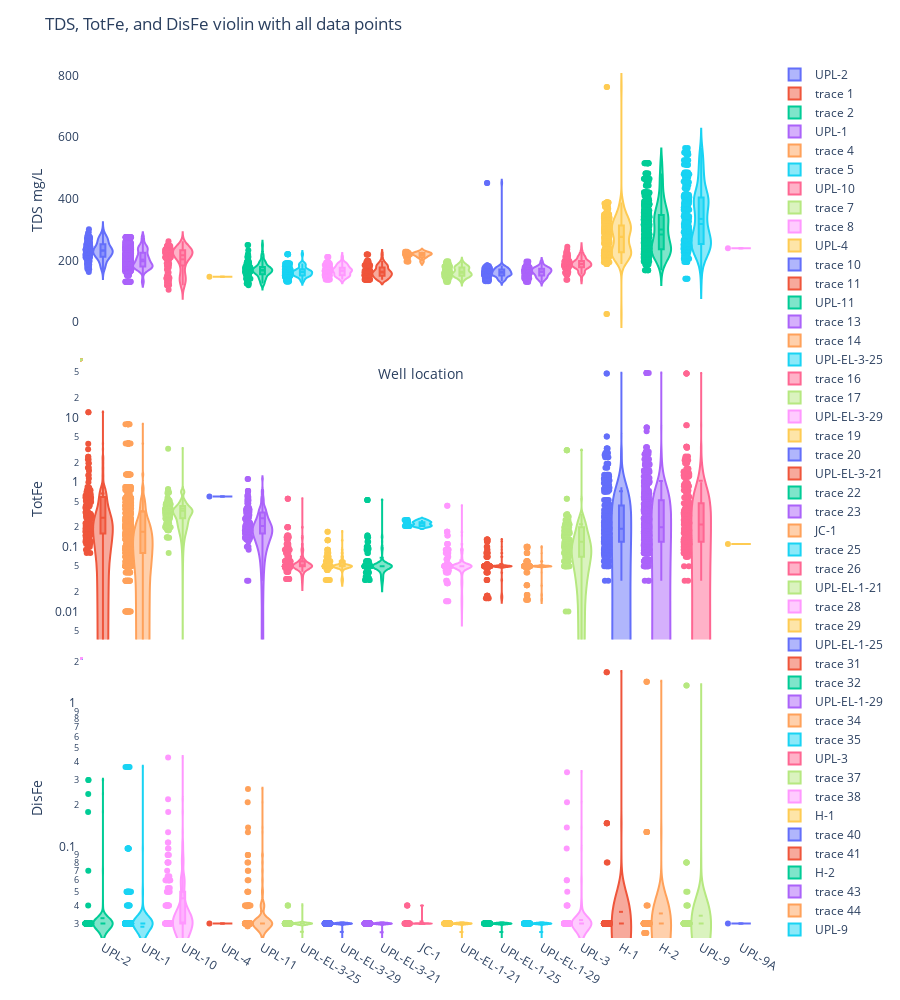

The cell this chart's notebook holds for it:
### Markdown cell above
### Create a violin and bar plot for each SiteID

### Code cell
dfn = dfflat[dfflat['Analyte'] == "TDS"].sort_values('No') # Subset df only TDS and sort by site number (No)
dfo = dfflat[dfflat['Analyte'] == "TotFe"].sort_values('No') # Subset df only TotFe and sort by site number (No).
dfp = dfflat[dfflat['Analyte'] == "DisFe"].sort_values('No') # Subset df only DisFe and sort by site number (No)
dsite = dfn['SiteID'].unique() # get unique SiteIDs list

fig = make_subplots(rows=3, cols=1, shared_xaxes=True, vertical_spacing=0.02) # plot with several subplots
for h in dsite:
    fig.add_trace(go.Violin(x=dfn['SiteID'][dfn['SiteID'] == h],
                            y=dfn['Result'][dfn['SiteID'] == h],
                            name=h, points='all', box_visible=True, meanline_visible=True), row=1, col=1)
    
    fig.add_trace(go.Violin(x=dfo['SiteID'][dfo['SiteID'] == h],
                            y=dfo['Result'][dfo['SiteID'] == h],
                            points='all', box_visible=True, meanline_visible=True), row=2, col=1)
    
    fig.add_trace(go.Violin(x=dfp['SiteID'][dfp['SiteID'] == h],
                            y=dfp['Result'][dfp['SiteID'] == h],
                            points='all', box_visible=True, meanline_visible=True), row=3, col=1)

    fig.update_yaxes(title_text="TDS mg/L", row=1, col=1)
    fig.update_yaxes(title_text="TotFe", type="log", row=2, col=1)
    fig.update_yaxes(title_text="DisFe", type="log", row=3, col=1)
    fig.update_layout(title_text='TDS, TotFe, and DisFe violin with all data points',
                      xaxis_showgrid=True, xaxis_zeroline=True,
                      height=800, margin= {'t': 60, 'b': 20},
                      plot_bgcolor='white')
    
fig.show()

### Figure 1 — Plotly figure (JSON) as saved in the notebook; plotly's stock layout.template omitted (floating-point values rounded to 4 significant figures; data arrays with more than 128 entries replaced by an {"elided": "..."} marker saying what was removed)
{"data": [{"box": {"visible": true}, "meanline": {"visible": true}, "name": "UPL-2", "points": "all", "type": "violin", "x": {"elided": "142 str values"}, "xaxis": "x", "y": {"elided": "142 float values"}, "yaxis": "y"}, {"box": {"visible": true}, "meanline": {"visible": true}, "points": "all", "type": "violin", "x": {"elided": "142 str values"}, "xaxis": "x2", "y": {"elided": "142 float values"}, "yaxis": "y2"}, {"box": {"visible": true}, "meanline": {"visible": true}, "points": "all", "type": "violin", "x": {"elided": "142 str values"}, "xaxis": "x3", "y": {"elided": "142 float values"}, "yaxis": "y3"}, {"box": {"visible": true}, "meanline": {"visible": true}, "name": "UPL-1", "points": "all", "type": "violin", "x": {"elided": "988 str values"}, "xaxis": "x", "y": {"elided": "988 float values"}, "yaxis": "y"}, {"box": {"visible": true}, "meanline": {"visible": true}, "points": "all", "type": "violin", "x": {"elided": "988 str values"}, "xaxis": "x2", "y": {"elided": "988 float values"}, "yaxis": "y2"}, {"box": {"visible": true}, "meanline": {"visible": true}, "points": "all", "type": "violin", "x": {"elided": "988 str values"}, "xaxis": "x3", "y": {"elided": "988 float values"}, "yaxis": "y3"}, {"box": {"visible": true}, "meanline": {"visible": true}, "name": "UPL-10", "points": "all", "type": "violin", "x": {"elided": "129 str values"}, "xaxis": "x", "y": {"elided": "129 float values"}, "yaxis": "y"}, {"box": {"visible": true}, "meanline": {"visible": true}, "points": "all", "type": "violin", "x": {"elided": "129 str values"}, "xaxis": "x2", "y": {"elided": "129 float values"}, "yaxis": "y2"}, {"box": {"visible": true}, "meanline": {"visible": true}, "points": "all", "type": "violin", "x": {"elided": "129 str values"}, "xaxis": "x3", "y": {"elided": "129 float values"}, "yaxis": "y3"}, {"box": {"visible": true}, "meanline": {"visible": true}, "name": "UPL-4", "points": "all", "type": "violin", "x": ["UPL-4"], "xaxis": "x", "y": [147], "yaxis": "y"}, {"box": {"visible": true}, "meanline": {"visible": true}, "points": "all", "type": "violin", "x": ["UPL-4"], "xaxis": "x2", "y": [0.6], "yaxis": "y2"}, {"box": {"visible": true}, "meanline": {"visible": true}, "points": "all", "type": "violin", "x": ["UPL-4"], "xaxis": "x3", "y": [0.03], "yaxis": "y3"}, {"box": {"visible": true}, "meanline": {"visible": true}, "name": "UPL-11", "points": "all", "type": "violin", "x": {"elided": "132 str values"}, "xaxis": "x", "y": {"elided": "132 float values"}, "yaxis": "y"}, {"box": {"visible": true}, "meanline": {"visible": true}, "points": "all", "type": "violin", "x": {"elided": "132 str values"}, "xaxis": "x2", "y": {"elided": "132 float values"}, "yaxis": "y2"}, {"box": {"visible": true}, "meanline": {"visible": true}, "points": "all", "type": "violin", "x": {"elided": "132 str values"}, "xaxis": "x3", "y": {"elided": "132 float values"}, "yaxis": "y3"}, {"box": {"visible": true}, "meanline": {"visible": true}, "name": "UPL-EL-3-25", "points": "all", "type": "violin", "x": {"elided": "248 str values"}, "xaxis": "x", "y": {"elided": "248 float values"}, "yaxis": "y"}, {"box": {"visible": true}, "meanline": {"visible": true}, "points": "all", "type": "violin", "x": {"elided": "248 str values"}, "xaxis": "x2", "y": {"elided": "248 float values"}, "yaxis": "y2"}, {"box": {"visible": true}, "meanline": {"visible": true}, "points": "all", "type": "violin", "x": {"elided": "248 str values"}, "xaxis": "x3", "y": {"elided": "248 float values"}, "yaxis": "y3"}, {"box": {"visible": true}, "meanline": {"visible": true}, "name": "UPL-EL-3-29", "points": "all", "type": "violin", "x": {"elided": "166 str values"}, "xaxis": "x", "y": {"elided": "166 float values"}, "yaxis": "y"}, {"box": {"visible": true}, "meanline": {"visible": true}, "points": "all", "type": "violin", "x": {"elided": "166 str values"}, "xaxis": "x2", "y": {"elided": "166 float values"}, "yaxis": "y2"}, {"box": {"visible": true}, "meanline": {"visible": true}, "points": "all", "type": "violin", "x": {"elided": "166 str values"}, "xaxis": "x3", "y": {"elided": "166 float values"}, "yaxis": "y3"}, {"box": {"visible": true}, "meanline": {"visible": true}, "name": "UPL-EL-3-21", "points": "all", "type": "violin", "x": {"elided": "170 str values"}, "xaxis": "x", "y": {"elided": "170 float values"}, "yaxis": "y"}, {"box": {"visible": true}, "meanline": {"visible": true}, "points": "all", "type": "violin", "x": {"elided": "170 str values"}, "xaxis": "x2", "y": {"elided": "170 float values"}, "yaxis": "y2"}, {"box": {"visible": true}, "meanline": {"visible": true}, "points": "all", "type": "violin", "x": {"elided": "170 str values"}, "xaxis": "x3", "y": {"elided": "170 float values"}, "yaxis": "y3"}, {"box": {"visible": true}, "meanline": {"visible": true}, "name": "JC-1", "points": "all", "type": "violin", "x": ["JC-1", "JC-1", "JC-1", "JC-1", "JC-1", "JC-1", "JC-1", "JC-1", "JC-1", "JC-1", "JC-1", "JC-1", "JC-1", "JC-1", "JC-1", "JC-1", "JC-1", "JC-1", "JC-1", "JC-1", "JC-1", "JC-1", "JC-1", "JC-1", "JC-1", "JC-1", "JC-1", "JC-1", "JC-1", "JC-1"], "xaxis": "x", "y": [210, 218, 218, 218, 219, 219, 224, 224, 224, 210, 210, 219, 228, 228, 210, 219, 210, 210, 196, 196, 219, 222, 196, 222, 225, 225, 228, 225, 219, 222], "yaxis": "y"}, {"box": {"visible": true}, "meanline": {"visible": true}, "points": "all", "type": "violin", "x": ["JC-1", "JC-1", "JC-1", "JC-1", "JC-1", "JC-1", "JC-1", "JC-1", "JC-1", "JC-1", "JC-1", "JC-1", "JC-1", "JC-1", "JC-1", "JC-1", "JC-1", "JC-1", "JC-1", "JC-1", "JC-1", "JC-1", "JC-1", "JC-1", "JC-1", "JC-1", "JC-1", "JC-1", "JC-1", "JC-1"], "xaxis": "x2", "y": [0.26, 0.26, 0.26, 0.26, 0.21, 0.21, 0.23, 0.23, 0.23, 0.21, 0.21, 0.21, 0.21, 0.21, 0.21, 0.24, 0.26, 0.26, 0.21, 0.21, 0.24, 0.24, 0.21, 0.24, 0.24, 0.24, 0.21, 0.24, 0.24, 0.24], "yaxis": "y2"}, {"box": {"visible": true}, "meanline": {"visible": true}, "points": "all", "type": "violin", "x": ["JC-1", "JC-1", "JC-1", "JC-1", "JC-1", "JC-1", "JC-1", "JC-1", "JC-1", "JC-1", "JC-1", "JC-1", "JC-1", "JC-1", "JC-1", "JC-1", "JC-1", "JC-1", "JC-1", "JC-1", "JC-1", "JC-1", "JC-1", "JC-1", "JC-1", "JC-1", "JC-1", "JC-1", "JC-1", "JC-1"], "xaxis": "x3", "y": [0.03, 0.03, 0.03, 0.03, 0.03, 0.03, 0.03, 0.03, 0.03, 0.03, 0.03, 0.03, 0.04, 0.04, 0.03, 0.03, 0.03, 0.03, 0.03, 0.03, 0.03, 0.03, 0.03, 0.03, 0.03, 0.03, 0.04, 0.03, 0.03, 0.03], "yaxis": "y3"}, {"box": {"visible": true}, "meanline": {"visible": true}, "name": "UPL-EL-1-21", "points": "all", "type": "violin", "x": {"elided": "170 str values"}, "xaxis": "x", "y": {"elided": "170 float values"}, "yaxis": "y"}, {"box": {"visible": true}, "meanline": {"visible": true}, "points": "all", "type": "violin", "x": {"elided": "170 str values"}, "xaxis": "x2", "y": {"elided": "170 float values"}, "yaxis": "y2"}, {"box": {"visible": true}, "meanline": {"visible": true}, "points": "all", "type": "violin", "x": {"elided": "170 str values"}, "xaxis": "x3", "y": {"elided": "170 float values"}, "yaxis": "y3"}, {"box": {"visible": true}, "meanline": {"visible": true}, "name": "UPL-EL-1-25", "points": "all", "type": "violin", "x": {"elided": "166 str values"}, "xaxis": "x", "y": {"elided": "166 float values"}, "yaxis": "y"}, {"box": {"visible": true}, "meanline": {"visible": true}, "points": "all", "type": "violin", "x": {"elided": "166 str values"}, "xaxis": "x2", "y": {"elided": "166 float values"}, "yaxis": "y2"}, {"box": {"visible": true}, "meanline": {"visible": true}, "points": "all", "type": "violin", "x": {"elided": "166 str values"}, "xaxis": "x3", "y": {"elided": "166 float values"}, "yaxis": "y3"}, {"box": {"visible": true}, "meanline": {"visible": true}, "name": "UPL-EL-1-29", "points": "all", "type": "violin", "x": {"elided": "166 str values"}, "xaxis": "x", "y": {"elided": "166 float values"}, "yaxis": "y"}, {"box": {"visible": true}, "meanline": {"visible": true}, "points": "all", "type": "violin", "x": {"elided": "166 str values"}, "xaxis": "x2", "y": {"elided": "166 float values"}, "yaxis": "y2"}, {"box": {"visible": true}, "meanline": {"visible": true}, "points": "all", "type": "violin", "x": {"elided": "166 str values"}, "xaxis": "x3", "y": {"elided": "166 float values"}, "yaxis": "y3"}, {"box": {"visible": true}, "meanline": {"visible": true}, "name": "UPL-3", "points": "all", "type": "violin", "x": {"elided": "142 str values"}, "xaxis": "x", "y": {"elided": "142 float values"}, "yaxis": "y"}, {"box": {"visible": true}, "meanline": {"visible": true}, "points": "all", "type": "violin", "x": {"elided": "142 str values"}, "xaxis": "x2", "y": {"elided": "142 float values"}, "yaxis": "y2"}, {"box": {"visible": true}, "meanline": {"visible": true}, "points": "all", "type": "violin", "x": {"elided": "142 str values"}, "xaxis": "x3", "y": {"elided": "142 float values"}, "yaxis": "y3"}, {"box": {"visible": true}, "meanline": {"visible": true}, "name": "H-1", "points": "all", "type": "violin", "x": {"elided": "362 str values"}, "xaxis": "x", "y": {"elided": "362 float values"}, "yaxis": "y"}, {"box": {"visible": true}, "meanline": {"visible": true}, "points": "all", "type": "violin", "x": {"elided": "360 str values"}, "xaxis": "x2", "y": {"elided": "360 float values"}, "yaxis": "y2"}, {"box": {"visible": true}, "meanline": {"visible": true}, "points": "all", "type": "violin", "x": {"elided": "360 str values"}, "xaxis": "x3", "y": {"elided": "360 float values"}, "yaxis": "y3"}, {"box": {"visible": true}, "meanline": {"visible": true}, "name": "H-2", "points": "all", "type": "violin", "x": {"elided": "528 str values"}, "xaxis": "x", "y": {"elided": "528 float values"}, "yaxis": "y"}, {"box": {"visible": true}, "meanline": {"visible": true}, "points": "all", "type": "violin", "x": {"elided": "528 str values"}, "xaxis": "x2", "y": {"elided": "528 float values"}, "yaxis": "y2"}, {"box": {"visible": true}, "meanline": {"visible": true}, "points": "all", "type": "violin", "x": {"elided": "528 str values"}, "xaxis": "x3", "y": {"elided": "528 float values"}, "yaxis": "y3"}, {"box": {"visible": true}, "meanline": {"visible": true}, "name": "UPL-9", "points": "all", "type": "violin", "x": {"elided": "351 str values"}, "xaxis": "x", "y": {"elided": "351 float values"}, "yaxis": "y"}, {"box": {"visible": true}, "meanline": {"visible": true}, "points": "all", "type": "violin", "x": {"elided": "351 str values"}, "xaxis": "x2", "y": {"elided": "351 float values"}, "yaxis": "y2"}, {"box": {"visible": true}, "meanline": {"visible": true}, "points": "all", "type": "violin", "x": {"elided": "351 str values"}, "xaxis": "x3", "y": {"elided": "351 float values"}, "yaxis": "y3"}, {"box": {"visible": true}, "meanline": {"visible": true}, "name": "UPL-9A", "points": "all", "type": "violin", "x": ["UPL-9A"], "xaxis": "x", "y": [239], "yaxis": "y"}, {"box": {"visible": true}, "meanline": {"visible": true}, "points": "all", "type": "violin", "x": ["UPL-9A"], "xaxis": "x2", "y": [0.11], "yaxis": "y2"}, {"box": {"visible": true}, "meanline": {"visible": true}, "points": "all", "type": "violin", "x": ["UPL-9A"], "xaxis": "x3", "y": [0.03], "yaxis": "y3"}], "layout": {"height": 1000, "margin": {"b": 20, "t": 60}, "plot_bgcolor": "white", "title": {"text": "TDS, TotFe, and DisFe violin with all data points"}, "xaxis": {"anchor": "y", "domain": [0, 1], "matches": "x3", "showgrid": true, "showticklabels": false, "title": {"text": "Well location"}, "zeroline": true}, "xaxis2": {"anchor": "y2", "domain": [0, 1], "matches": "x3", "showticklabels": false}, "xaxis3": {"anchor": "y3", "domain": [0, 1]}, "yaxis": {"anchor": "x", "domain": [0.68, 1], "title": {"text": "TDS mg/L"}}, "yaxis2": {"anchor": "x2", "domain": [0.34, 0.66], "title": {"text": "TotFe"}, "type": "log"}, "yaxis3": {"anchor": "x3", "domain": [0, 0.32], "title": {"text": "DisFe"}, "type": "log"}}}
